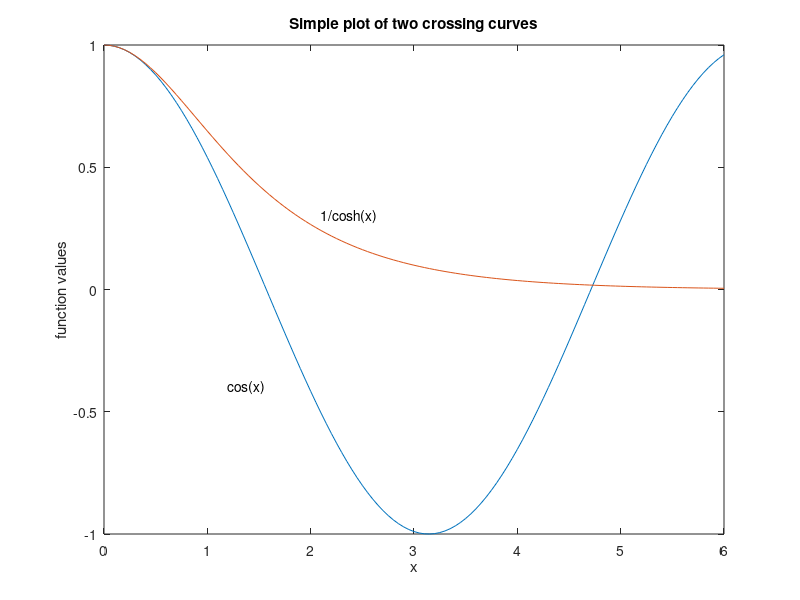

The MATLAB script that drew this image:
% Simple plot 4
clear all;
close all;

x = 0:0.05:6;
plot(x, cos(x));
hold on;
plot(x, 1./cosh(x));

xlabel('x');
ylabel('function values');
title('Simple plot of two crossing curves');

text(2.1,  0.3, '1/cosh(x)');
text(1.2, -0.4, 'cos(x)');